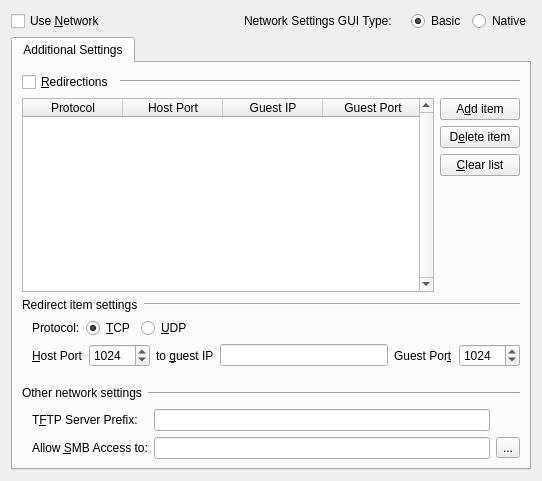
          <widget class="QWidget" name="Tab_Network">
           <attribute name="title">
            <string>Network</string>
           </attribute>
           <layout class="QGridLayout" name="gridLayout_20">
            <item row="0" column="0">
             <widget class="QWidget" name="Widget_Use_Network" native="true">
              <layout class="QHBoxLayout" name="horizontalLayout_5">
               <property name="margin">
                <number>0</number>
               </property>
               <item>
                <widget class="QCheckBox" name="CH_Use_Network">
                 <property name="text">
                  <string>Use &amp;Network</string>
                 </property>
                </widget>
               </item>
               <item>
                <spacer name="horizontalSpacer_22">
                 <property name="orientation">
                  <enum>Qt::Horizontal</enum>
                 </property>
                 <property name="sizeHint" stdset="0">
                  <size>
                   <width>132</width>
                   <height>20</height>
                  </size>
                 </property>
                </spacer>
               </item>
               <item>
                <widget class="QWidget" name="Widget_Network_Mode" native="true">
                 <layout class="QHBoxLayout" name="horizontalLayout_4">
                  <property name="margin">
                   <number>0</number>
                  </property>
                  <item>
                   <widget class="QLabel" name="Label_Network_Settings_Type">
                    <property name="text">
                     <string>Network Settings GUI Type:</string>
                    </property>
                   </widget>
                  </item>
                  <item>
                   <spacer name="horizontalSpacer_23">
                    <property name="orientation">
                     <enum>Qt::Horizontal</enum>
                    </property>
                    <property name="sizeType">
                     <enum>QSizePolicy::Fixed</enum>
                    </property>
                    <property name="sizeHint" stdset="0">
                     <size>
                      <width>13</width>
                      <height>20</height>
                     </size>
                    </property>
                   </spacer>
                  </item>
                  <item>
                   <widget class="QRadioButton" name="RB_Network_Mode_Old">
                    <property name="text">
                     <string>Basic</string>
                    </property>
                    <property name="checked">
                     <bool>true</bool>
                    </property>
                   </widget>
                  </item>
                  <item>
                   <widget class="QRadioButton" name="RB_Network_Mode_New">
                    <property name="text">
                     <string>Native</string>
                    </property>
                    <property name="checked">
                     <bool>false</bool>
                    </property>
                   </widget>
                  </item>
                 </layout>
                </widget>
               </item>
              </layout>
             </widget>
            </item>
            <item row="1" column="0">
             <widget class="QTabWidget" name="Network_Cards_Tabs">
              <property name="currentIndex">
               <number>0</number>
              </property>
              <widget class="QWidget" name="Tab_Network_Settings">
               <attribute name="title">
                <string>Additional Settings</string>
               </attribute>
               <layout class="QGridLayout" name="gridLayout_16">
                <item row="0" column="0" colspan="2">
                 <widget class="QWidget" name="Widget_Redirection_CheckBox" native="true">
                  <layout class="QHBoxLayout" name="horizontalLayout_15">
                   <property name="margin">
                    <number>0</number>
                   </property>
                   <item>
                    <widget class="QCheckBox" name="CH_Redirections">
                     <property name="sizePolicy">
                      <sizepolicy hsizetype="Maximum" vsizetype="Fixed">
                       <horstretch>0</horstretch>
                       <verstretch>0</verstretch>
                      </sizepolicy>
                     </property>
                     <property name="text">
                      <string>&amp;Redirections</string>
                     </property>
                    </widget>
                   </item>
                   <item>
                    <widget class="Line" name="line_11">
                     <property name="orientation">
                      <enum>Qt::Horizontal</enum>
                     </property>
                    </widget>
                   </item>
                  </layout>
                 </widget>
                </item>
                <item row="1" column="0">
                 <widget class="QTableWidget" name="Redirections_List">
                  <property name="sizePolicy">
                   <sizepolicy hsizetype="Expanding" vsizetype="Minimum">
                    <horstretch>0</horstretch>
                    <verstretch>0</verstretch>
                   </sizepolicy>
                  </property>
                  <property name="minimumSize">
                   <size>
                    <width>400</width>
                    <height>95</height>
                   </size>
                  </property>
                  <property name="verticalScrollBarPolicy">
                   <enum>Qt::ScrollBarAlwaysOn</enum>
                  </property>
                  <property name="horizontalScrollBarPolicy">
                   <enum>Qt::ScrollBarAlwaysOff</enum>
                  </property>
                  <property name="editTriggers">
                   <set>QAbstractItemView::NoEditTriggers</set>
                  </property>
                  <property name="selectionMode">
                   <enum>QAbstractItemView::SingleSelection</enum>
                  </property>
                  <property name="selectionBehavior">
                   <enum>QAbstractItemView::SelectRows</enum>
                  </property>
                  <property name="verticalScrollMode">
                   <enum>QAbstractItemView::ScrollPerPixel</enum>
                  </property>
                  <column>
                   <property name="text">
                    <string>Protocol</string>
                   </property>
                  </column>
                  <column>
                   <property name="text">
                    <string>Host Port</string>
                   </property>
                  </column>
                  <column>
                   <property name="text">
                    <string>Guest IP</string>
                   </property>
                  </column>
                  <column>
                   <property name="text">
                    <string>Guest Port</string>
                   </property>
                  </column>
                 </widget>
                </item>
                <item row="1" column="1">
                 <widget class="QWidget" name="Widget_Redirection_Buttons" native="true">
                  <layout class="QVBoxLayout" name="verticalLayout_6">
                   <property name="margin">
                    <number>0</number>
                   </property>
                   <item>
                    <widget class="QPushButton" name="Button_Add_Redirections">
                     <property name="text">
                      <string>A&amp;dd item</string>
                     </property>
                     <property name="icon">
                      <iconset resource="images.qrc">
                       <normaloff>:/add.png</normaloff>:/add.png</iconset>
                     </property>
                    </widget>
                   </item>
                   <item>
                    <widget class="QPushButton" name="Button_Delete_Redirections">
                     <property name="sizePolicy">
                      <sizepolicy hsizetype="Minimum" vsizetype="Fixed">
                       <horstretch>0</horstretch>
                       <verstretch>0</verstretch>
                      </sizepolicy>
                     </property>
                     <property name="text">
                      <string>D&amp;elete item</string>
                     </property>
                     <property name="icon">
                      <iconset resource="images.qrc">
                       <normaloff>:/remove.png</normaloff>:/remove.png</iconset>
                     </property>
                    </widget>
                   </item>
                   <item>
                    <widget class="QPushButton" name="Button_Clear_Redirections">
                     <property name="sizePolicy">
                      <sizepolicy hsizetype="Minimum" vsizetype="Fixed">
                       <horstretch>0</horstretch>
                       <verstretch>0</verstretch>
                      </sizepolicy>
                     </property>
                     <property name="text">
                      <string>&amp;Clear list</string>
                     </property>
                     <property name="icon">
                      <iconset resource="images.qrc">
                       <normaloff>:/error.png</normaloff>:/error.png</iconset>
                     </property>
                    </widget>
                   </item>
                   <item>
                    <spacer name="verticalSpacer_16">
                     <property name="orientation">
                      <enum>Qt::Vertical</enum>
                     </property>
                     <property name="sizeHint" stdset="0">
                      <size>
                       <width>20</width>
                       <height>61</height>
                      </size>
                     </property>
                    </spacer>
                   </item>
                  </layout>
                 </widget>
                </item>
                <item row="2" column="0" colspan="2">
                 <widget class="QWidget" name="Redirection_Widget" native="true">
                  <property name="sizePolicy">
                   <sizepolicy hsizetype="Minimum" vsizetype="Maximum">
                    <horstretch>0</horstretch>
                    <verstretch>0</verstretch>
                   </sizepolicy>
                  </property>
                  <layout class="QGridLayout" name="gridLayout_10">
                   <property name="margin">
                    <number>0</number>
                   </property>
                   <item row="0" column="0" colspan="2">
                    <layout class="QHBoxLayout">
                     <property name="spacing">
                      <number>6</number>
                     </property>
                     <property name="margin">
                      <number>0</number>
                     </property>
                     <item>
                      <widget class="QLabel" name="Label_Redirect_Settings">
                       <property name="sizePolicy">
                        <sizepolicy hsizetype="Maximum" vsizetype="Preferred">
                         <horstretch>0</horstretch>
                         <verstretch>0</verstretch>
                        </sizepolicy>
                       </property>
                       <property name="text">
                        <string>Redirect item settings</string>
                       </property>
                      </widget>
                     </item>
                     <item>
                      <widget class="Line" name="line_redir_1">
                       <property name="orientation">
                        <enum>Qt::Horizontal</enum>
                       </property>
                      </widget>
                     </item>
                    </layout>
                   </item>
                   <item row="1" column="0" colspan="2">
                    <layout class="QHBoxLayout">
                     <property name="spacing">
                      <number>6</number>
                     </property>
                     <property name="leftMargin">
                      <number>10</number>
                     </property>
                     <property name="topMargin">
                      <number>0</number>
                     </property>
                     <property name="rightMargin">
                      <number>0</number>
                     </property>
                     <property name="bottomMargin">
                      <number>0</number>
                     </property>
                     <item>
                      <widget class="QLabel" name="Label_Protocol">
                       <property name="text">
                        <string>Protocol:</string>
                       </property>
                      </widget>
                     </item>
                     <item>
                      <widget class="QRadioButton" name="RB_TCP">
                       <property name="text">
                        <string>&amp;TCP</string>
                       </property>
                       <property name="checked">
                        <bool>true</bool>
                       </property>
                      </widget>
                     </item>
                     <item>
                      <widget class="QRadioButton" name="RB_UDP">
                       <property name="text">
                        <string>&amp;UDP</string>
                       </property>
                      </widget>
                     </item>
                     <item>
                      <spacer>
                       <property name="orientation">
                        <enum>Qt::Horizontal</enum>
                       </property>
                       <property name="sizeHint" stdset="0">
                        <size>
                         <width>271</width>
                         <height>20</height>
                        </size>
                       </property>
                      </spacer>
                     </item>
                    </layout>
                   </item>
                   <item row="2" column="0" colspan="2">
                    <layout class="QHBoxLayout">
                     <property name="spacing">
                      <number>6</number>
                     </property>
                     <property name="leftMargin">
                      <number>10</number>
                     </property>
                     <property name="topMargin">
                      <number>0</number>
                     </property>
                     <property name="rightMargin">
                      <number>0</number>
                     </property>
                     <property name="bottomMargin">
                      <number>0</number>
                     </property>
                     <item>
                      <widget class="QLabel" name="Label_Port1">
                       <property name="text">
                        <string>&amp;Host Port</string>
                       </property>
                       <property name="buddy">
                        <cstring>SB_Redir_Port</cstring>
                       </property>
                      </widget>
                     </item>
                     <item>
                      <widget class="QSpinBox" name="SB_Redir_Port">
                       <property name="minimum">
                        <number>1</number>
                       </property>
                       <property name="maximum">
                        <number>65535</number>
                       </property>
                       <property name="value">
                        <number>1024</number>
                       </property>
                      </widget>
                     </item>
                     <item>
                      <widget class="QLabel" name="Label_To_Guest_IP">
                       <property name="text">
                        <string>to &amp;guest IP</string>
                       </property>
                       <property name="buddy">
                        <cstring>Edit_Guest_IP</cstring>
                       </property>
                      </widget>
                     </item>
                     <item>
                      <widget class="QLineEdit" name="Edit_Guest_IP"/>
                     </item>
                     <item>
                      <widget class="QLabel" name="Label_Port2">
                       <property name="text">
                        <string>Guest Por&amp;t</string>
                       </property>
                       <property name="buddy">
                        <cstring>SB_Guest_Port</cstring>
                       </property>
                      </widget>
                     </item>
                     <item>
                      <widget class="QSpinBox" name="SB_Guest_Port">
                       <property name="minimum">
                        <number>1</number>
                       </property>
                       <property name="maximum">
                        <number>65535</number>
                       </property>
                       <property name="value">
                        <number>1024</number>
                       </property>
                      </widget>
                     </item>
                    </layout>
                   </item>
                  </layout>
                 </widget>
                </item>
                <item row="4" column="0" colspan="2">
                 <widget class="QWidget" name="Widget_Network_Other" native="true">
                  <layout class="QVBoxLayout" name="verticalLayout_19">
                   <property name="margin">
                    <number>0</number>
                   </property>
                   <item>
                    <layout class="QHBoxLayout" name="horizontalLayout">
                     <item>
                      <widget class="QLabel" name="Label_Other_Network_Options">
                       <property name="sizePolicy">
                        <sizepolicy hsizetype="Maximum" vsizetype="Preferred">
                         <horstretch>0</horstretch>
                         <verstretch>0</verstretch>
                        </sizepolicy>
                       </property>
                       <property name="text">
                        <string>Other network settings</string>
                       </property>
                      </widget>
                     </item>
                     <item>
                      <widget class="Line" name="line_5">
                       <property name="minimumSize">
                        <size>
                         <width>0</width>
                         <height>20</height>
                        </size>
                       </property>
                       <property name="orientation">
                        <enum>Qt::Horizontal</enum>
                       </property>
                      </widget>
                     </item>
                    </layout>
                   </item>
                   <item>
                    <layout class="QGridLayout" name="gridLayout_3">
                     <property name="leftMargin">
                      <number>10</number>
                     </property>
                     <item row="0" column="0">
                      <widget class="QLabel" name="Label_TFTP">
                       <property name="text">
                        <string>T&amp;FTP Server Prefix:</string>
                       </property>
                       <property name="buddy">
                        <cstring>Edit_TFTP_Prefix</cstring>
                       </property>
                      </widget>
                     </item>
                     <item row="0" column="1">
                      <widget class="QLineEdit" name="Edit_TFTP_Prefix"/>
                     </item>
                     <item row="1" column="0">
                      <widget class="QLabel" name="Label_SMB_Folder">
                       <property name="text">
                        <string>Allow &amp;SMB Access to:</string>
                       </property>
                       <property name="buddy">
                        <cstring>Edit_SMB_Folder</cstring>
                       </property>
                      </widget>
                     </item>
                     <item row="1" column="1">
                      <widget class="QLineEdit" name="Edit_SMB_Folder"/>
                     </item>
                     <item row="1" column="2">
                      <widget class="QToolButton" name="TB_Browse_SMB">
                       <property name="text">
                        <string>...</string>
                       </property>
                       <property name="icon">
                        <iconset resource="images.qrc">
                         <normaloff>:/open-folder.png</normaloff>:/open-folder.png</iconset>
                       </property>
                      </widget>
                     </item>
                    </layout>
                   </item>
                  </layout>
                 </widget>
                </item>
                <item row="3" column="0">
                 <spacer name="verticalSpacer_17">
                  <property name="orientation">
                   <enum>Qt::Vertical</enum>
                  </property>
                  <property name="sizeType">
                   <enum>QSizePolicy::Minimum</enum>
                  </property>
                  <property name="sizeHint" stdset="0">
                   <size>
                    <width>50</width>
                    <height>10</height>
                   </size>
                  </property>
                 </spacer>
                </item>
               </layout>
              </widget>
             </widget>
            </item>
           </layout>
          </widget>
